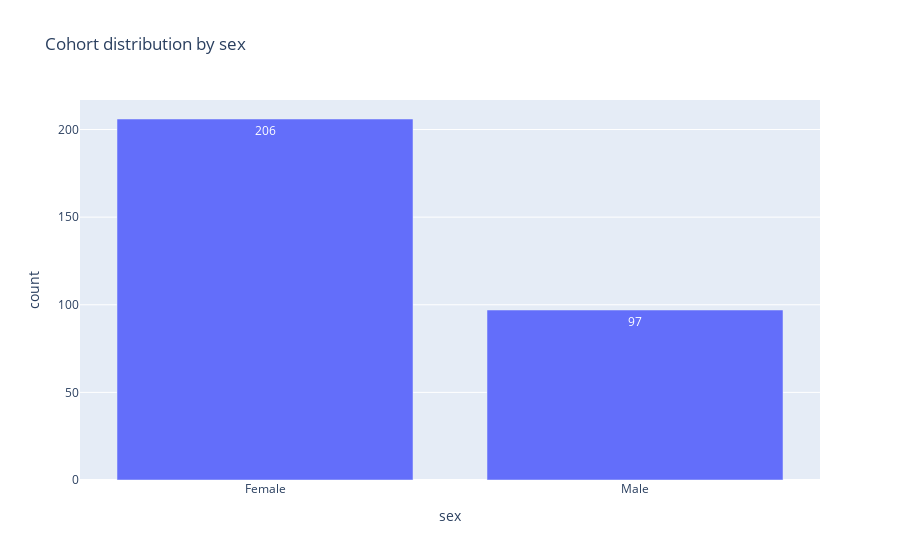

Notebook source saved alongside this figure:
### Code cell
fig_sex = px.bar(df_sex, x='sex', y='count', 
                  title="Cohort distribution by sex",
                text_auto=True)
fig_sex.show()

### Figure 1 — Plotly figure (JSON) as saved in the notebook; plotly's stock layout.template omitted (floating-point values rounded to 4 significant figures)
{"data": [{"alignmentgroup": "True", "hovertemplate": "sex=%{x}<br>count=%{y}<extra></extra>", "legendgroup": "", "marker": {"color": "#636efa", "pattern": {"shape": ""}}, "name": "", "offsetgroup": "", "orientation": "v", "showlegend": false, "textposition": "auto", "texttemplate": "%{y}", "type": "bar", "x": ["Female", "Male"], "xaxis": "x", "y": [206, 97], "yaxis": "y"}], "layout": {"barmode": "relative", "legend": {"tracegroupgap": 0}, "title": {"text": "Cohort distribution by sex"}, "xaxis": {"anchor": "y", "domain": [0, 1], "title": {"text": "sex"}}, "yaxis": {"anchor": "x", "domain": [0, 1], "title": {"text": "count"}}}}
